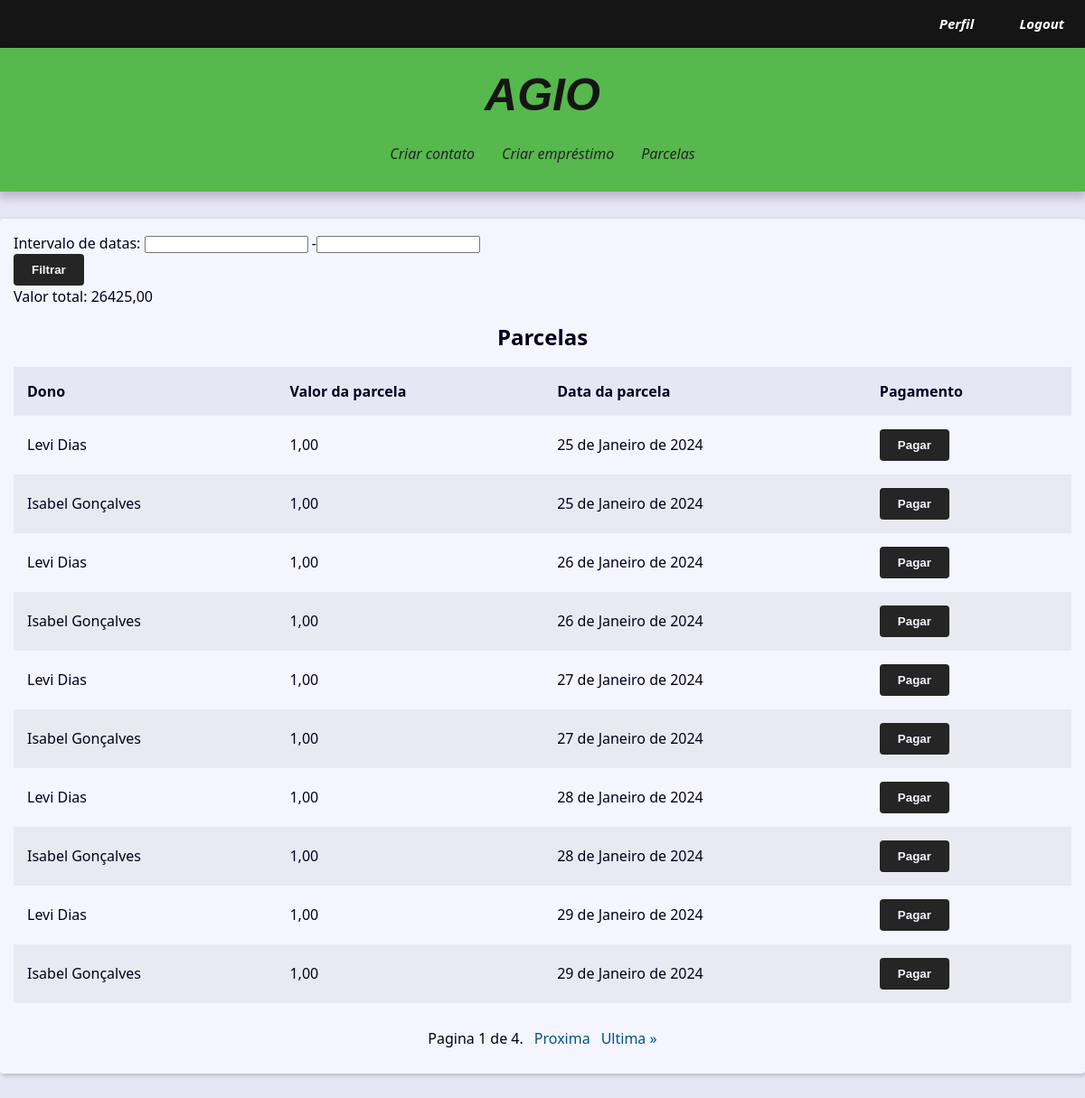
Page /parcelas/ (signed in) on the earlier database version.
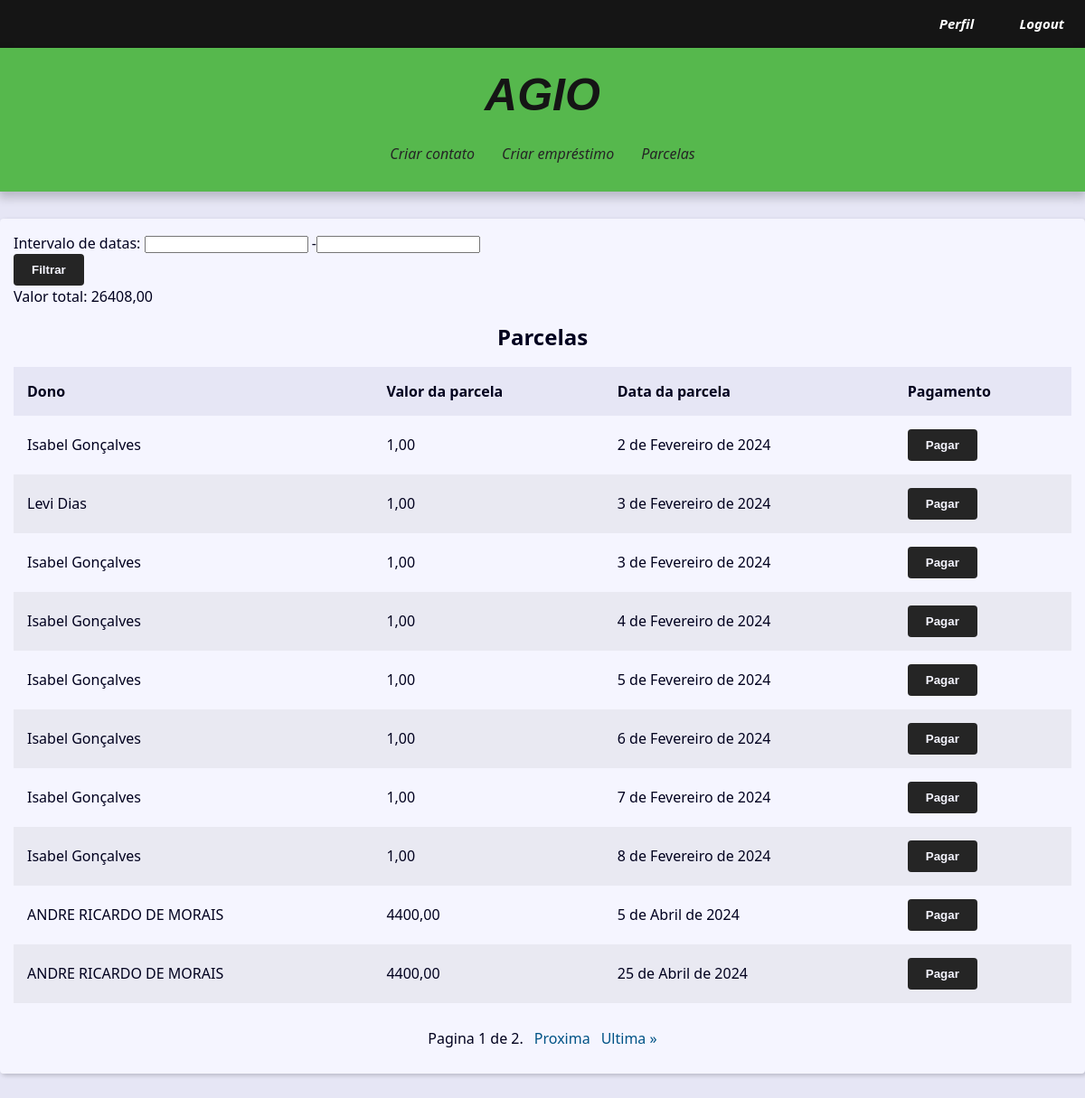
Same page on the later database version.
### contact/models.py (models this page shows, shortened)
class Parcelas(models.Model):
    class Meta:
        verbose_name_plural = 'Parcelas'
        verbose_name = 'Parcela'
    amount_per_installment = models.DecimalField(max_digits=10,
                            decimal_places=2, null=True, verbose_name='Valor por parcela')
    paid = models.BooleanField(default=False,)
    owner = models.ForeignKey(Loan, on_delete=models.SET_NULL, null=True, verbose_name='Dono do emprestimo')
    owner_user = models.ForeignKey(User, on_delete=models.SET_NULL, null=True)
    installment_date = models.DateField(default=timezone.now)

class Loan(models.Model):
    class Meta:
        verbose_name_plural = 'Emprestimos'
        verbose_name = 'Emprestimo'
    total_amount = models.DecimalField(max_digits=10, decimal_places=2,
                                       verbose_name='Valor')
    loan_date = models.DateField(default=timezone.now, verbose_name='Data de Emprestimo')
    total_installments = models.IntegerField(verbose_name='Parcelas')
    owner = models.ForeignKey(Contact, on_delete=models.SET_NULL, null=True,
                              verbose_name='Dono do emprestimo')
    fees = models.DecimalField(max_digits=10, decimal_places=0, default=0,
                               verbose_name='Taxa de juros')
    days = models.IntegerField(default=0, verbose_name='Dias')
    def __str__(self) -> str:
        return f'{self.owner}'

class Contact(models.Model):
    class Meta:
        verbose_name_plural = 'Usuarios'
        verbose_name = 'Usuario'
    first_name = models.CharField(max_length=50, verbose_name='Nome')
    last_name = models.CharField(max_length=50, blank=True,
                                  verbose_name='Sobrenome')
    phone = models.CharField(max_length=50, verbose_name='Telefone')
    email = models.EmailField(max_length=254, verbose_name='Email')
    created_date = models.DateTimeField(default=timezone.now)
    description = models.TextField(blank=True, verbose_name='Descrição')
    show = models.BooleanField(default=True)
    picture = models.ImageField(upload_to='pictures/%Y/%m/%d', blank=True, verbose_name='Imagem')
    owner = models.ForeignKey(User, on_delete=models.SET_NULL,
                              blank=True, null=True)
    def __str__(self) -> str:
        return f'{self.first_name} {self.last_name}'

### contact/views/contact_views.py (the view)
# urls.py: path('parcelas/', views.parcelas_filter, name='parcelas'),
@login_required(login_url='contact:login')
def parcelas_filter(request,):
    user = request.user
    single_installments = Parcelas.objects.filter(owner_user=user).order_by('installment_date')
    filter = ParcelasFilter(request.GET, queryset=single_installments)
    paginator = Paginator(filter.qs, 10)
    page_number = request.GET.get("page")
    page_obj = paginator.get_page(page_number)
    total_value = 0
    for installment in filter.qs:
        if installment.owner_user == request.user:
            total_value += installment.amount_per_installment
    context = {
        'page_obj': page_obj,
        'site_title': 'parcelas/filter - ',
        'filter': filter,
        'total_value': total_value,
    }
    return render(request, 'contact/allparcelas.html', context,)

### contact/templates/contact/allparcelas.html (shortened to what this page needs)
{% extends "base.html" %}
{% block content %}
    <form method="GET">
        {{ filter.form.as_p }}
        <button class="btn" type="submit">Filtrar</button>
    </form>
    <p>Valor total: {{ total_value }}</p>
    {% if filter.qs %}
        <div class="responsive-table">
            <table class="contacts-table">
                <caption class="table-caption">Parcelas</caption>
                <thead>
                    <tr class="table-row table-row-header">
                        <th class="table-header">Dono</th>
                        <th class="table-header">Valor da parcela</th>
                        <th class="table-header">Data da parcela</th>
                        <th class="table-header">Pagamento</th>
                    </tr>
                </thead>
                <tbody>
                    {% for installment in page_obj %}
                        {% if installment.owner_user == user %}
                            <tr class="table-row">
                                <td class="table-cel">
                                    {{installment.owner}}
                                </td>
                                <td class="table-cel">
                                    {{installment.amount_per_installment}}
                                </td>
                                <td class="table-cel">
                                    {{installment.installment_date}}
                                </td>
                                <td class="table-cel">
                                    <form action="{% url 'contact:delete_parcela' parcela_id=installment.id %}" method="post">
                                        <button class="btn" type="submit">Pagar</button>
                                    </form>
                                </td>
                            </tr>
                        {% endif %}
                    {% endfor %}
                </tbody>
            </table>
        </div>
    {% endif %}
{% endblock content %}

Differences in the rows shown:
removed Parcelas: owner "Levi Dias", amount_per_installment "1,00", installment_date "25 de Janeiro de 2024"
removed Parcelas: owner "Isabel Gonçalves", amount_per_installment "1,00", installment_date "25 de Janeiro de 2024"
removed Parcelas: owner "Levi Dias", amount_per_installment "1,00", installment_date "26 de Janeiro de 2024"
removed Parcelas: owner "Isabel Gonçalves", amount_per_installment "1,00", installment_date "26 de Janeiro de 2024"
removed Parcelas: owner "Levi Dias", amount_per_installment "1,00", installment_date "27 de Janeiro de 2024"
removed Parcelas: owner "Isabel Gonçalves", amount_per_installment "1,00", installment_date "27 de Janeiro de 2024"
removed Parcelas: owner "Levi Dias", amount_per_installment "1,00", installment_date "28 de Janeiro de 2024"
removed Parcelas: owner "Isabel Gonçalves", amount_per_installment "1,00", installment_date "28 de Janeiro de 2024"
removed Parcelas: owner "Levi Dias", amount_per_installment "1,00", installment_date "29 de Janeiro de 2024"
removed Parcelas: owner "Isabel Gonçalves", amount_per_installment "1,00", installment_date "29 de Janeiro de 2024"
now on this page (row unchanged): Parcelas: owner "Isabel Gonçalves", amount_per_installment "1,00", installment_date "2 de Fevereiro de 2024"
now on this page (row unchanged): Parcelas: owner "Levi Dias", amount_per_installment "1,00", installment_date "3 de Fevereiro de 2024"
now on this page (row unchanged): Parcelas: owner "Isabel Gonçalves", amount_per_installment "1,00", installment_date "3 de Fevereiro de 2024"
now on this page (row unchanged): Parcelas: owner "Isabel Gonçalves", amount_per_installment "1,00", installment_date "4 de Fevereiro de 2024"
now on this page (row unchanged): Parcelas: owner "Isabel Gonçalves", amount_per_installment "1,00", installment_date "5 de Fevereiro de 2024"
now on this page (row unchanged): Parcelas: owner "Isabel Gonçalves", amount_per_installment "1,00", installment_date "6 de Fevereiro de 2024"
now on this page (row unchanged): Parcelas: owner "Isabel Gonçalves", amount_per_installment "1,00", installment_date "7 de Fevereiro de 2024"
now on this page (row unchanged): Parcelas: owner "Isabel Gonçalves", amount_per_installment "1,00", installment_date "8 de Fevereiro de 2024"
now on this page (row unchanged): Parcelas: owner "ANDRE RICARDO DE MORAIS", amount_per_installment "4400,00", installment_date "5 de Abril de 2024"
now on this page (row unchanged): Parcelas: owner "ANDRE RICARDO DE MORAIS", amount_per_installment "4400,00", installment_date "25 de Abril de 2024"
Other differences:
{{ total_value }}: "26425,00" → "26408,00"
{{ page_obj.paginator.num_pages }}: "4" → "2"
